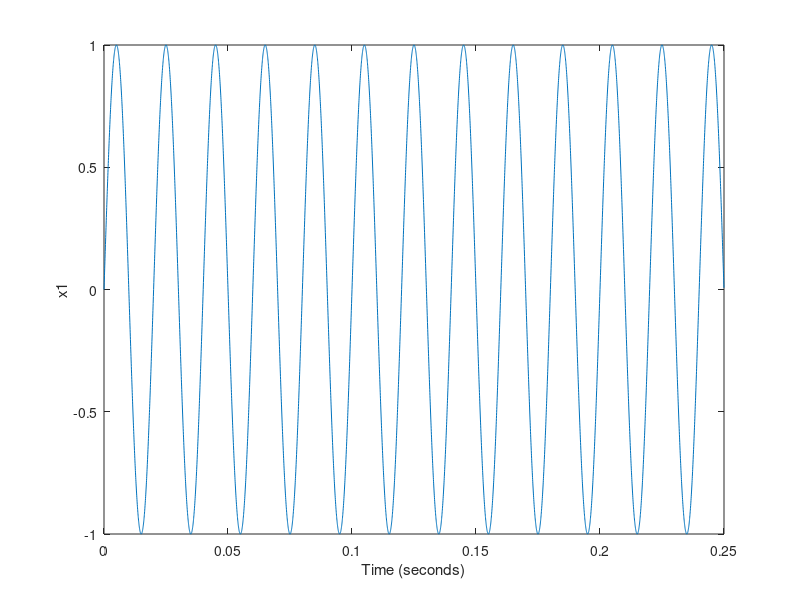
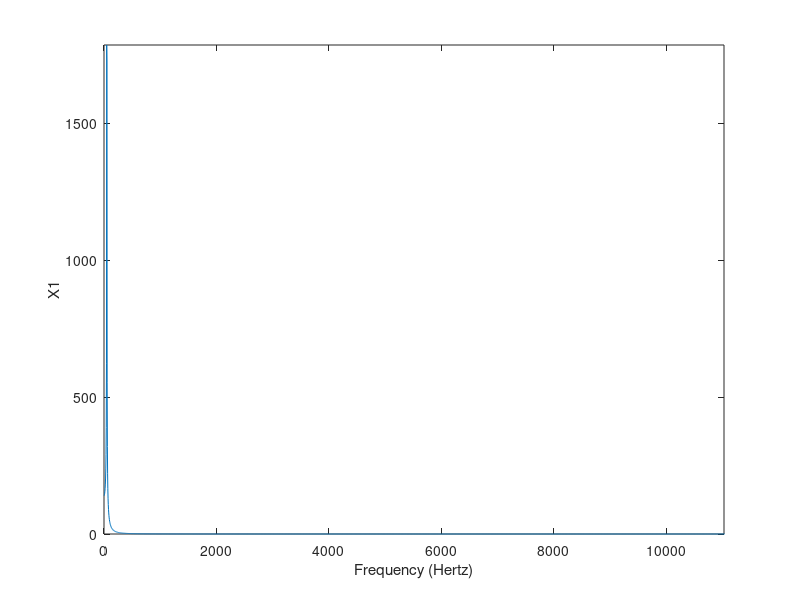
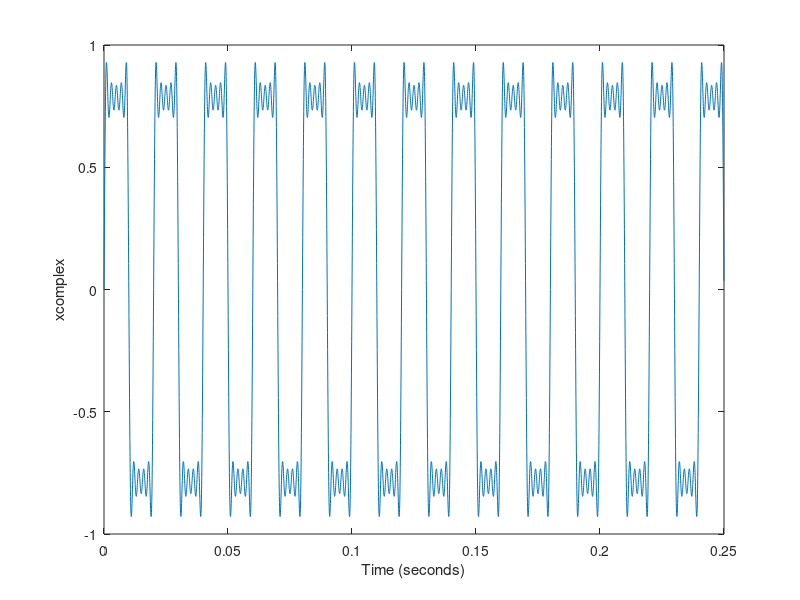
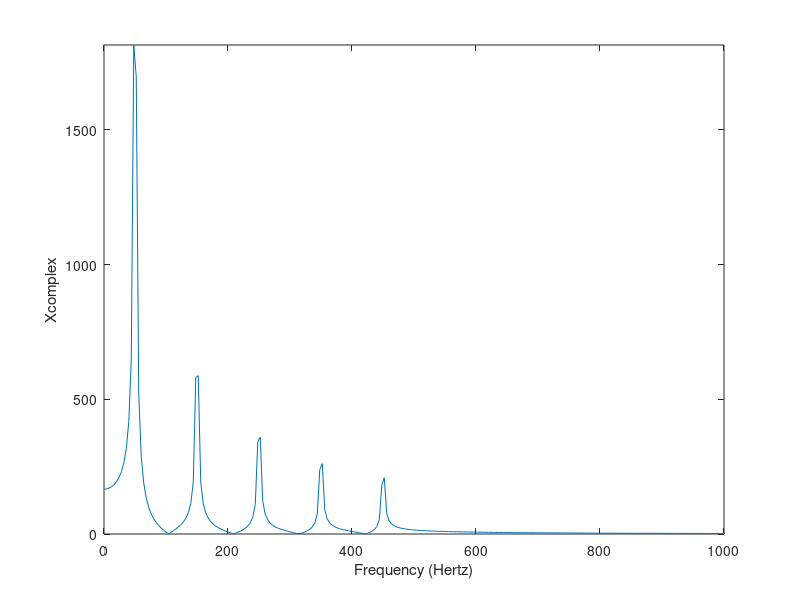

The MATLAB source for these figures, in order:
clear

% To create a simple sinusoidal signal: 
fs = 22050;                    % sampling rate
T = 1/fs;                      % sampling period
t = [0:T:0.25];                % time vector
f1 = 50;                       % frequency #1
omega1 = 2*pi*f1;              % angular frequency #1
phi = 2*pi*0.75;               % arbitrary phase offset = 3/4 cycle
x1 = cos(omega1*t + phi);      % sinusoidal signal, amplitude = 1
figure(1)
plot(t,x1);
xlabel('Time (seconds)');
ylabel('x1');

% To calculate and view the FFT of the simple sinusoid: 
X1 = fft(x1);                  % FFT of x1
N = length(t);                 % N = length of fft
f = [0:N-1]*fs/(N-1);          % frequency vector
figure(2)
plot(f,abs(X1));               % plot magnitude
xlabel('Frequency (Hertz)');
ylabel('X1');
axis([0,fs/2,0,max(abs(X1))]); % display only frequencies < fs/2

% To create a more complex signal (using sinusoids): 
x1 = cos(omega1*t + phi);      % sinusoidal signal, amplitude = 1
x2 = cos(2*pi*150*t + phi)/3;  % sinusoidal signal, amplitude = 1/3
x3 = cos(2*pi*250*t + phi)/5;  % sinusoidal signal, amplitude = 1/5
x4 = cos(2*pi*350*t + phi)/7;  % sinusoidal signal, amplitude = 1/7
x5 = cos(2*pi*450*t + phi)/9;  % sinusoidal signal, amplitude = 1/9

xcomplex = x1+x2+x3+x4+x5;
figure(3)
plot(t,xcomplex);
xlabel('Time (seconds)');
ylabel('xcomplex');

% To calculate and view the FFT of the complex signal: 
Xcomplex = fft(xcomplex);      % FFT of xcomplex
figure(4)
plot(f,abs(Xcomplex));
xlabel('Frequency (Hertz)');
ylabel('Xcomplex');
axis([0,1000,0,max(abs(Xcomplex))]);

% Window xcomplex before doing FFT: 
Xcompwin = fft(xcomplex.*hanning(N).');
figure(5)
plot(f,abs(Xcompwin));
xlabel('Frequency (Hertz)');
ylabel('Windowed Xcomplex');
axis([0,1000,0,max(abs(Xcompwin))]);


% Zero-pad xcomplex before doing FFT: 
Xcompzp = fft([xcomplex,zeros(1,N)]);
fzp = [0:2*N-1]*fs/(2*N-1);
figure(6)
plot(fzp,abs(Xcompzp));
xlabel('Frequency (Hertz)');
ylabel('Zero-Padded Xcomplex');
axis([0,1000,0,max(abs(Xcompzp))]);
